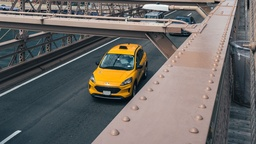
#> input picture Fall/IP/img-34.jpg, 256 x 144 px, shrunk from 1920 x 1080 before the run
$ python lab-9-10.py
#> lines starting #> are read from the running program, lines starting #| are printed output that depends on the picture; after the words box and inside, x2 and y2 are one past the last pixel; in counts of white or black regions, pixels touching at a corner belong together
import cv2
import numpy as np
import matplotlib.pyplot as plt


def add_salt_pepper_noise(image, salt_prob=0.1, pepper_prob=0.1):
    noisy_image = image.copy()
    num_salt = int(salt_prob * image.size)
    num_pepper = int(pepper_prob * image.size)

    # Salt noise (white pixels)
    coords_salt = [np.random.randint(0, i - 1, num_salt) for i in image.shape]
    noisy_image[coords_salt[0], coords_salt[1]] = 255

    # Pepper noise (black pixels)
    coords_pepper = [np.random.randint(0, i - 1, num_pepper) for i in image.shape]
    noisy_image[coords_pepper[0], coords_pepper[1]] = 0

    return noisy_image


def apply_min_filter(image, kernel_size=5):
    pad_size = kernel_size // 2
    padded_image = np.pad(image, pad_size, mode='edge')
    filtered_image = np.zeros_like(image)

    for i in range(image.shape[0]):
        for j in range(image.shape[1]):
            window = padded_image[i:i + kernel_size, j:j + kernel_size]
            filtered_image[i, j] = np.min(window)

    return filtered_image


def apply_contraharmonic_mean_filter(image, kernel_size=5, Q=-2):
    pad_size = kernel_size // 2
    padded_image = np.pad(image, pad_size, mode='edge').astype(float)
    filtered_image = np.zeros_like(image, dtype=float)

    for i in range(image.shape[0]):
        for j in range(image.shape[1]):
            window = padded_image[i:i + kernel_size, j:j + kernel_size]
            numerator = np.sum(np.power(window, Q + 1))
            denominator = np.sum(np.power(window, Q))
            filtered_image[i, j] = numerator / (denominator + 1e-5)  # avoid division by zero

    return np.clip(filtered_image, 0, 255).astype(image.dtype)


def apply_harmonic_mean_filter(image, kernel_size=5):

    pad_size = kernel_size // 2
    padded_image = np.pad(image, pad_size, mode='edge').astype(float)
    filtered_image = np.zeros_like(image, dtype=float)

    for i in range(image.shape[0]):
        for j in range(image.shape[1]):
            window = padded_image[i:i + kernel_size, j:j + kernel_size]
            harmonic_mean = kernel_size ** 2 / (np.sum(1.0 / (window + 1e-5)))
            filtered_image[i, j] = harmonic_mean

    return np.clip(filtered_image, 0, 255).astype(image.dtype)


def plot_image_comparison(original, filtered, title, title2):

    fig, axes = plt.subplots(1, 2, figsize=(10, 5))
    axes[0].imshow(original, cmap='gray')
    axes[0].set_title(title)
    axes[0].axis('off')

    axes[1].imshow(filtered, cmap='gray')
    axes[1].set_title(title2)
    axes[1].axis('off')

    plt.tight_layout()
    plt.show()


image = cv2.imread('img-34.jpg', cv2.IMREAD_GRAYSCALE)
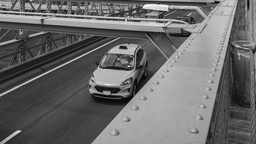
#> image: shape (144, 256); min 0, max 255, mean 105.9

noisy_image = add_salt_pepper_noise(image, salt_prob=0, pepper_prob=0.2)
#> in add_salt_pepper_noise, `noisy_image[coords_pepper[0], coords_pepper[1]] = 0`:
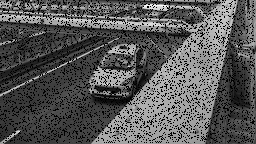
#> noisy_image: shape (144, 256); 18.14% of pixels changed, all inside (x1, y1, x2, y2) = (0, 0, 255, 143)
plot_image_comparison(image, noisy_image, "Original","Pepper Noise (p=0.2)")
#> in plot_image_comparison, `plt.show()`:
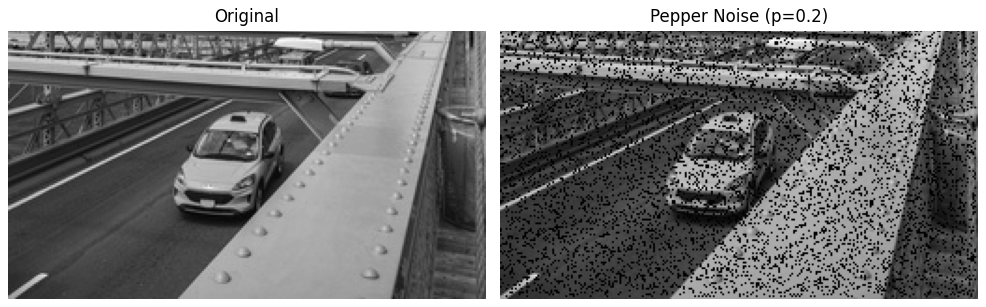
#> figure drawn by matplotlib, 2 panels

min_filtered_image = apply_min_filter(noisy_image, kernel_size=5)
#> in apply_min_filter, `padded_image = np.pad(image, pad_size, mode='edge')`:
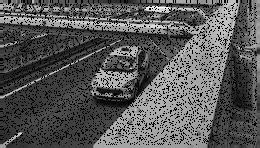
#> padded_image: shape (148, 260); min 0, max 255, mean 87
#> after the loop in apply_min_filter, `for i in range(image.shape[0]):`:
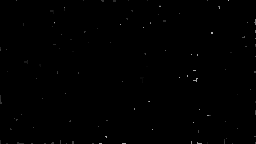
#> filtered_image: shape (144, 256); min 0, max 185, mean 0.6
plot_image_comparison(noisy_image, min_filtered_image, "Pepper Noise (p=0.2)","5x5 Min Filter")

contraharmonic_filtered_image = apply_contraharmonic_mean_filter(noisy_image, kernel_size=5, Q=-2)
plot_image_comparison(noisy_image, contraharmonic_filtered_image, "Pepper Noise (p=0.2)","5x5 Contraharmonic Mean Filter (Q=-2)")

harmonic_filtered_image = apply_harmonic_mean_filter(noisy_image, kernel_size=5)
plot_image_comparison(noisy_image, harmonic_filtered_image, "Pepper Noise (p=0.2)","5x5 Harmonic Mean Filter")
